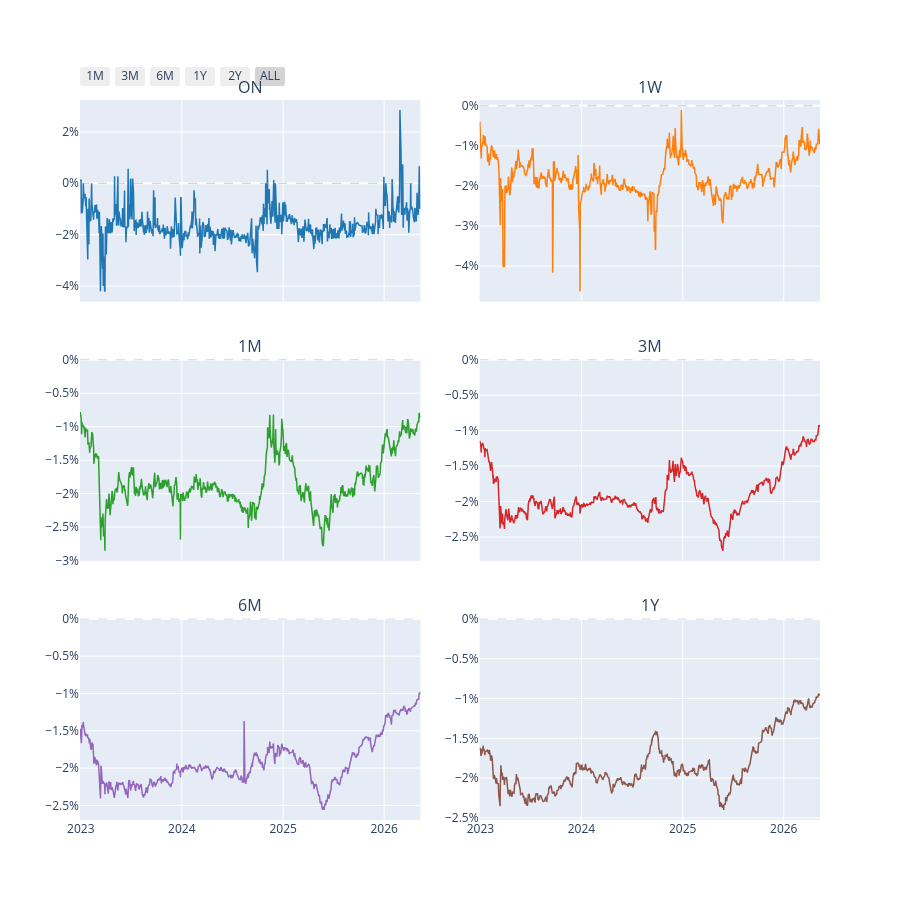

Notebook code for this chart:
### Code cell
from plotly.subplots import make_subplots
import plotly.graph_objects as go

TENORS = ["ON", "1W", "1M", "3M", "6M", "1Y"]
FXSWR_COLS = [f"FXSWR_{t}" for t in TENORS]
COLORS = ["#1f77b4", "#ff7f0e", "#2ca02c", "#d62728", "#9467bd", "#8c564b"]

fig = make_subplots(
    rows=3, cols=2,
    subplot_titles=TENORS,
    shared_xaxes=True,
    vertical_spacing=0.08,
    horizontal_spacing=0.08,
)

positions = [(1,1),(1,2),(2,1),(2,2),(3,1),(3,2)]

for col, (row, c), tenor, color in zip(FXSWR_COLS, positions, TENORS, COLORS):
    series = df_fxswap[col].dropna()
    fig.add_trace(
        go.Scatter(
            x=series.index, y=series.values,
            name=tenor, mode="lines",
            line=dict(color=color, width=1.5),
            hovertemplate="%{x|%Y-%m-%d}<br>%{y:.4f}%<extra>" + tenor + "</extra>",
        ),
        row=row, col=c,
    )
    fig.add_hline(y=0, line_dash="dash", line_color="rgba(150,150,150,0.5)", line_width=1, row=row, col=c)

fig.update_layout(
    height=900,
    showlegend=False,
    hovermode="x unified",
    xaxis=dict(
        rangeselector=dict(
            buttons=[
                dict(count=1,  label="1M", step="month", stepmode="backward"),
                dict(count=3,  label="3M", step="month", stepmode="backward"),
                dict(count=6,  label="6M", step="month", stepmode="backward"),
                dict(count=1,  label="1Y", step="year",  stepmode="backward"),
                dict(count=2,  label="2Y", step="year",  stepmode="backward"),
                dict(step="all", label="ALL"),
            ]
        ),
        # rangeslider=dict(visible=True, thickness=0.04),
        type="date",
    ),
)
fig.update_xaxes(matches='x')
fig.update_yaxes(ticksuffix="%")
fig.show()

### Figure 1 — Plotly figure (JSON) as saved in the notebook; plotly's stock layout.template omitted (floating-point values rounded to 4 significant figures; data arrays with more than 128 entries replaced by an {"elided": "..."} marker saying what was removed)
{"data": [{"hovertemplate": "%{x|%Y-%m-%d}<br>%{y:.4f}%<extra>ON</extra>", "line": {"color": "#1f77b4", "width": 1.5}, "mode": "lines", "name": "ON", "x": {"elided": "823 str values"}, "y": {"elided": "823 float values"}, "type": "scatter", "xaxis": "x", "yaxis": "y"}, {"hovertemplate": "%{x|%Y-%m-%d}<br>%{y:.4f}%<extra>1W</extra>", "line": {"color": "#ff7f0e", "width": 1.5}, "mode": "lines", "name": "1W", "x": {"elided": "823 str values"}, "y": {"elided": "823 float values"}, "type": "scatter", "xaxis": "x2", "yaxis": "y2"}, {"hovertemplate": "%{x|%Y-%m-%d}<br>%{y:.4f}%<extra>1M</extra>", "line": {"color": "#2ca02c", "width": 1.5}, "mode": "lines", "name": "1M", "x": {"elided": "823 str values"}, "y": {"elided": "823 float values"}, "type": "scatter", "xaxis": "x3", "yaxis": "y3"}, {"hovertemplate": "%{x|%Y-%m-%d}<br>%{y:.4f}%<extra>3M</extra>", "line": {"color": "#d62728", "width": 1.5}, "mode": "lines", "name": "3M", "x": {"elided": "823 str values"}, "y": {"elided": "823 float values"}, "type": "scatter", "xaxis": "x4", "yaxis": "y4"}, {"hovertemplate": "%{x|%Y-%m-%d}<br>%{y:.4f}%<extra>6M</extra>", "line": {"color": "#9467bd", "width": 1.5}, "mode": "lines", "name": "6M", "x": {"elided": "823 str values"}, "y": {"elided": "823 float values"}, "type": "scatter", "xaxis": "x5", "yaxis": "y5"}, {"hovertemplate": "%{x|%Y-%m-%d}<br>%{y:.4f}%<extra>1Y</extra>", "line": {"color": "#8c564b", "width": 1.5}, "mode": "lines", "name": "1Y", "x": {"elided": "823 str values"}, "y": {"elided": "823 float values"}, "type": "scatter", "xaxis": "x6", "yaxis": "y6"}], "layout": {"xaxis": {"anchor": "y", "domain": [0.0, 0.46], "matches": "x", "showticklabels": false, "rangeselector": {"buttons": [{"count": 1, "label": "1M", "step": "month", "stepmode": "backward"}, {"count": 3, "label": "3M", "step": "month", "stepmode": "backward"}, {"count": 6, "label": "6M", "step": "month", "stepmode": "backward"}, {"count": 1, "label": "1Y", "step": "year", "stepmode": "backward"}, {"count": 2, "label": "2Y", "step": "year", "stepmode": "backward"}, {"label": "ALL", "step": "all"}]}, "type": "date"}, "yaxis": {"anchor": "x", "domain": [0.72, 1.0], "ticksuffix": "%"}, "xaxis2": {"anchor": "y2", "domain": [0.54, 1.0], "matches": "x", "showticklabels": false}, "yaxis2": {"anchor": "x2", "domain": [0.72, 1.0], "ticksuffix": "%"}, "xaxis3": {"anchor": "y3", "domain": [0.0, 0.46], "matches": "x", "showticklabels": false}, "yaxis3": {"anchor": "x3", "domain": [0.36, 0.64], "ticksuffix": "%"}, "xaxis4": {"anchor": "y4", "domain": [0.54, 1.0], "matches": "x", "showticklabels": false}, "yaxis4": {"anchor": "x4", "domain": [0.36, 0.64], "ticksuffix": "%"}, "xaxis5": {"anchor": "y5", "domain": [0.0, 0.46], "matches": "x"}, "yaxis5": {"anchor": "x5", "domain": [0.0, 0.28], "ticksuffix": "%"}, "xaxis6": {"anchor": "y6", "domain": [0.54, 1.0], "matches": "x"}, "yaxis6": {"anchor": "x6", "domain": [0.0, 0.28], "ticksuffix": "%"}, "annotations": [{"font": {"size": 16}, "showarrow": false, "text": "ON", "x": 0.23, "xanchor": "center", "xref": "paper", "y": 1.0, "yanchor": "bottom", "yref": "paper"}, {"font": {"size": 16}, "showarrow": false, "text": "1W", "x": 0.77, "xanchor": "center", "xref": "paper", "y": 1.0, "yanchor": "bottom", "yref": "paper"}, {"font": {"size": 16}, "showarrow": false, "text": "1M", "x": 0.23, "xanchor": "center", "xref": "paper", "y": 0.64, "yanchor": "bottom", "yref": "paper"}, {"font": {"size": 16}, "showarrow": false, "text": "3M", "x": 0.77, "xanchor": "center", "xref": "paper", "y": 0.64, "yanchor": "bottom", "yref": "paper"}, {"font": {"size": 16}, "showarrow": false, "text": "6M", "x": 0.23, "xanchor": "center", "xref": "paper", "y": 0.28, "yanchor": "bottom", "yref": "paper"}, {"font": {"size": 16}, "showarrow": false, "text": "1Y", "x": 0.77, "xanchor": "center", "xref": "paper", "y": 0.28, "yanchor": "bottom", "yref": "paper"}], "shapes": [{"line": {"color": "rgba(150,150,150,0.5)", "dash": "dash", "width": 1}, "type": "line", "x0": 0, "x1": 1, "xref": "x domain", "y0": 0, "y1": 0, "yref": "y"}, {"line": {"color": "rgba(150,150,150,0.5)", "dash": "dash", "width": 1}, "type": "line", "x0": 0, "x1": 1, "xref": "x2 domain", "y0": 0, "y1": 0, "yref": "y2"}, {"line": {"color": "rgba(150,150,150,0.5)", "dash": "dash", "width": 1}, "type": "line", "x0": 0, "x1": 1, "xref": "x3 domain", "y0": 0, "y1": 0, "yref": "y3"}, {"line": {"color": "rgba(150,150,150,0.5)", "dash": "dash", "width": 1}, "type": "line", "x0": 0, "x1": 1, "xref": "x4 domain", "y0": 0, "y1": 0, "yref": "y4"}, {"line": {"color": "rgba(150,150,150,0.5)", "dash": "dash", "width": 1}, "type": "line", "x0": 0, "x1": 1, "xref": "x5 domain", "y0": 0, "y1": 0, "yref": "y5"}, {"line": {"color": "rgba(150,150,150,0.5)", "dash": "dash", "width": 1}, "type": "line", "x0": 0, "x1": 1, "xref": "x6 domain", "y0": 0, "y1": 0, "yref": "y6"}], "height": 900, "showlegend": false, "hovermode": "x unified"}}
